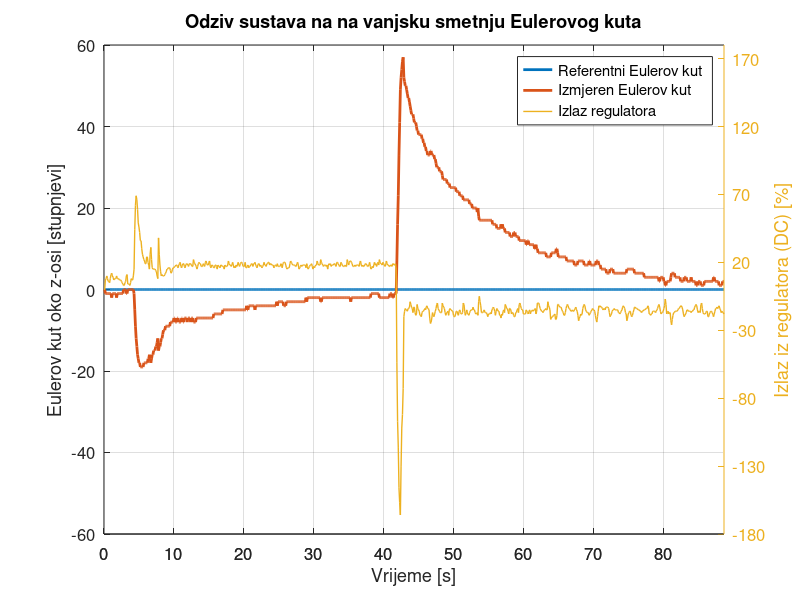

This chart was generated by the following MATLAB code:
clear all;
close all;

% load and prepare ang vel meas
meas = csvread('measurements/angle_regulation_disturb.csv');

meas = meas(623:1510,:,:);

angle_ref = meas(:,1);
angle = meas(:,2);
cntrl = meas(:,3);

% create time vector
t = 0:(length(angle_ref)-1);
t = t ./ 10.0; % convert to seconds
t = t';

a = [angle_ref, angle];

% plot
font_size_title = 15;
font_size = 12;
time_step_size = 10;
y1_lim = [-60 60];
y2_lim = [-180 180];
y1_step_size = 20;
y2_step_size = 50;

hf = figure();
[hax, h1, h2] = plotyy(t, a, t, cntrl);
xlabel("Vrijeme [s]");
ylabel(hax(1), "Eulerov kut oko z-osi [stupnjevi]");
ylabel(hax(2), "Izlaz iz regulatora (DC) [%]");
title("Odziv sustava na na vanjsku smetnju Eulerovog kuta", "fontsize", font_size_title);
set(hax(1), "fontsize", font_size)
set(hax(2), "fontsize", font_size)
set(h1, "linewidth", 2)
set(h2, "linewidth", 1)
ylim(hax(1), y1_lim)
ylim(hax(2), y2_lim)
legend('Referentni Eulerov kut', 'Izmjeren Eulerov kut', 'Izlaz regulatora')
grid
xbounds = xlim();
set(hax, 'xtick', xbounds(1):time_step_size:xbounds(2))
ybounds1 = ylim(hax(1));
set(hax(1), 'ytick', ybounds1(1):y1_step_size:ybounds1(2))
ybounds2 = ylim(hax(2));
set(hax(2), 'ytick', ybounds2(1):y2_step_size:ybounds2(2))

% printing to png
print(hf, "angle_reg_dist.png", '-dpng');
